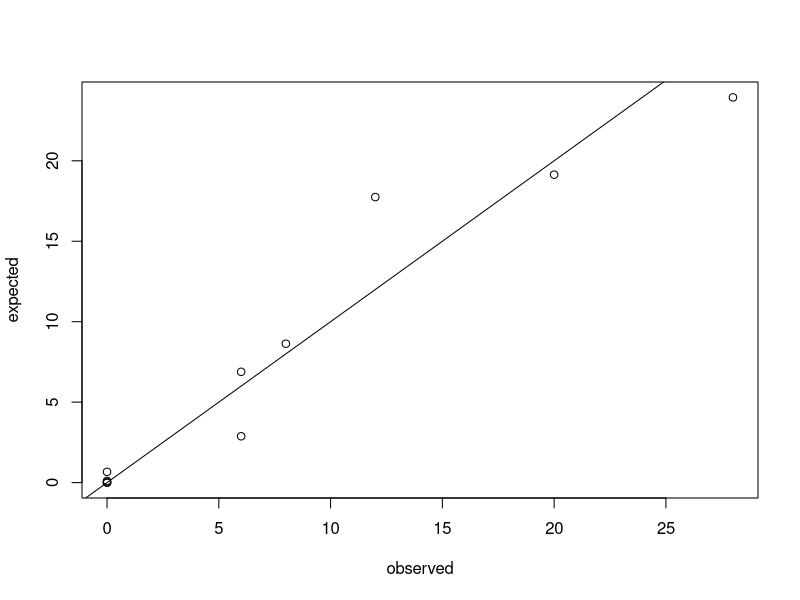

R code for this plot:

x = c(0:10) #class limits
f = c(6, 20, 28, 12, 8, 6, 0, 0, 0, 0, 0) #frequency
n = max(x);
#maximum value of the range
N = sum(f) #total number of observations
s.mean = sum(f * x) / N #sample mean
p = s.mean / n #probability of success
p
Ef = N * dbinom(x, n, p) #expected frequency
Ef
A = data.frame(x, f, Ef) #data frame
A
plot(f, Ef, xlab = "observed", ylab = "expected", type = "p") #plot
abline(0, 1) #plotting the line y = x
x1 = x[1:5];
#class limits of the first 5 classes
x1
f1 = c(f[1:4], sum(f[5:11]));
#frequency of the first 5 classes
f1
ef1 = c(Ef[1:4], sum(Ef[5:11]));ef1 #expected frequency of the first 5 classes
oes = (f1 - ef1) ^ 2 ;oes #observed minus expected squared
oee = oes / ef1 ;oee#observed minus expected squared divided by expected
cch = sum(oee);cch #chi square value

tcn = qchisq(1 - 0.05, length(oee) - 1 - 1); tcn #critical chi square value

#comparing the chi square values
if (tcn > cch) {
  g = c("Hypothesis is correct")
  print (g)
}
if (cch > tcn) {
  g = c("Hypothesis is incorrect")
  print (g)
}
